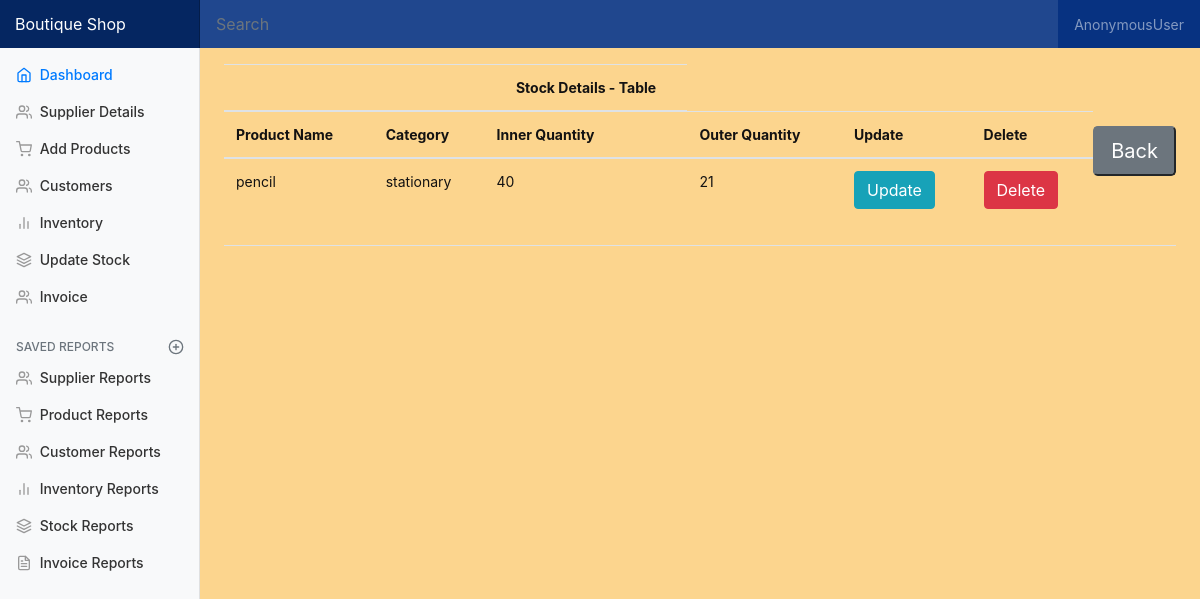
Screenshot of /GUI_smcs/stock_table/ with the database file from the repository.
### smcs/models.py (models this page shows, shortened)
class stock_updating(models.Model):
    product_name = models.CharField(max_length=20)
    category = models.CharField(max_length=20)
    inner_quantity = models.CharField(max_length=10)
    outer_quantity = models.CharField(max_length=10)

### smcs/views.py (the view)
# urls.py: path('stock_table/',views.stock_table,name="stock_table"),
def stock_table(request):
    db = models.stock_updating.objects.all()
    return render(request,"stock_table.html",{'db':db})

### smcs/templates/stock_table.html
{% extends "index.html" %}
{% block body %}
<body style="background-color: rgb(252, 213, 142); color: rgb(19, 18, 18);">
  <table class="table">
  <thead>
    <tr rowspan='6'>
      <th></th>
      <th></th>
      <th>
        <center>Stock Details - Table</center></th></tr>
    <tr><th>Product Name</th>
    <th>Category</th>
    <th>Inner Quantity </th>
    <th>Outer Quantity</th>
    <th>Update</th>
    <th>Delete</th></tr>
  </thead>
  <tbody>
    {% for a in db %}
    <tr>
      <td>{{a.product_name}}</td>
      <td>{{a.category}}</td>
      <td>{{a.inner_quantity}}</td>
      <td>{{a.outer_quantity}}</td>
      <td><a href="update/{{a.id}}" class="btn btn-info">Update</a></td>
      <td><a href="delete/{{a.id}}" class="btn btn-danger">Delete</a></td>
    </tr>
    {% endfor %}
  </tbody>
  </table><br>
  <button class="btn-lg btn-secondary"><a href="{% url 'update_stock' %}"  style="color: white;">Back</a></button>
</body>
{% endblock %}

### smcs/static/css/dashboard.css (style rules this page uses)
body { font-size: .875rem; }

### rows the page displays
stock_updating: product_name "pencil", category "stationary", inner_quantity "40", outer_quantity "21"

### other values shown
{{ user }} "AnonymousUser"
